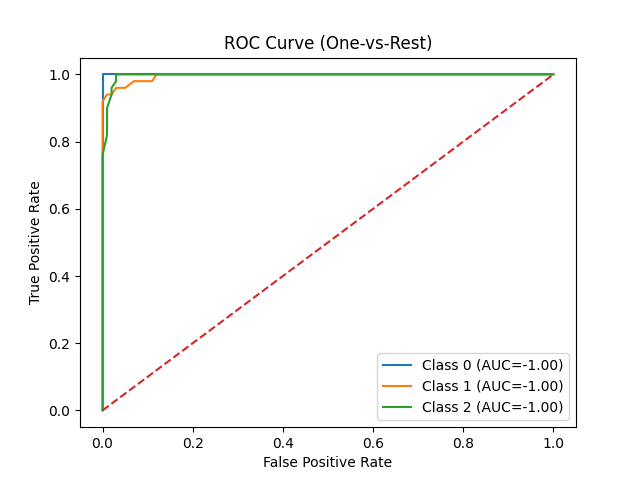

Reproduce this figure in Python.
import numpy as np
import pandas as pd
import matplotlib.pyplot as plt

df = pd.read_csv("Iris.csv")
df.drop(columns=["Id"], inplace=True)

df["Species"] = df["Species"].map({
    "Iris-setosa": 0,
    "Iris-versicolor": 1,
    "Iris-virginica": 2
})

X = df[["SepalLengthCm", "SepalWidthCm", "PetalLengthCm", "PetalWidthCm"]].values
y = df["Species"].values

def softmax(z):
    z = z - np.max(z, axis=1, keepdims=True)
    exp_z = np.exp(z)
    return exp_z / np.sum(exp_z, axis=1, keepdims=True)

def one_hot(y, c):
    return np.eye(c)[y]

def train_logistic_regression(X, y, lr=0.01, epochs=1000):
    n, d = X.shape
    c = len(np.unique(y))
    Xb = np.c_[np.ones(n), X]
    Y = one_hot(y, c)
    W = np.zeros((d + 1, c))

    for _ in range(epochs):
        probs = softmax(Xb @ W)
        grad = (1 / n) * Xb.T @ (probs - Y)
        W -= lr * grad

    return W

def predict(X, W):
    Xb = np.c_[np.ones(len(X)), X]
    probs = softmax(Xb @ W)
    preds = np.argmax(probs, axis=1)
    return preds, probs

def confusion_matrix(y_true, y_pred, c):
    cm = np.zeros((c, c), dtype=int)
    for t, p in zip(y_true, y_pred):
        cm[t, p] += 1
    return cm

def metrics_from_cm(cm):
    results = []
    for i in range(len(cm)):
        TP = cm[i, i]
        FP = cm[:, i].sum() - TP
        FN = cm[i, :].sum() - TP
        TN = cm.sum() - (TP + FP + FN)

        precision = TP / (TP + FP)
        recall = TP / (TP + FN)
        specificity = TN / (TN + FP)
        f1 = 2 * precision * recall / (precision + recall)

        results.append((precision, recall, specificity, f1))
    return results

def roc_auc(y_true, probs, cls):
    thresholds = np.linspace(0, 1, 100)
    TPR, FPR = [], []

    y_bin = (y_true == cls).astype(int)

    for t in thresholds:
        y_pred = (probs[:, cls] >= t).astype(int)
        TP = np.sum((y_pred == 1) & (y_bin == 1))
        FP = np.sum((y_pred == 1) & (y_bin == 0))
        FN = np.sum((y_pred == 0) & (y_bin == 1))
        TN = np.sum((y_pred == 0) & (y_bin == 0))

        TPR.append(TP / (TP + FN))
        FPR.append(FP / (FP + TN))

    auc = np.trapezoid(TPR, FPR)
    return np.array(FPR), np.array(TPR), auc

W = train_logistic_regression(X, y)
y_pred, probs = predict(X, W)

accuracy = np.mean(y == y_pred)
cm = confusion_matrix(y, y_pred, 3)
metrics = metrics_from_cm(cm)

print(f"Accuracy: {accuracy:.2f}")
print(f"\nConfusion Matrix:\n {cm}")

for i, (p, r, s, f1) in enumerate(metrics):
    print(f"\nClass {i:.2f}")
    print(f"Precision: {p:.2f}")
    print(f"Recall: {r:.2f}")
    print(f"Specificity: {s:.2f}")
    print(f"F1-score: {f1:.2f}")

print("\n")

for cls in range(3):
    fpr, tpr, auc = roc_auc(y, probs, cls)
    print(f"Class {cls} AUC:", auc)
    plt.plot(fpr, tpr, label=f"Class {cls} (AUC={auc:.2f})")

plt.plot([0, 1], [0, 1], linestyle="--")
plt.xlabel("False Positive Rate")
plt.ylabel("True Positive Rate")
plt.title("ROC Curve (One-vs-Rest)")
plt.legend()
plt.savefig("q3.png")
